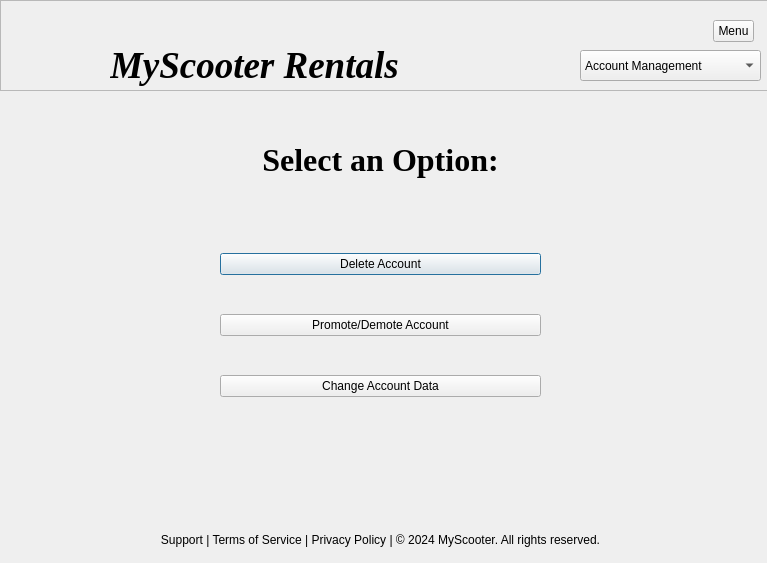
<?xml version="1.0" encoding="UTF-8"?>
<ui version="4.0">
 <class>accountmanagement</class>
 <widget class="QDialog" name="accountmanagement">
  <property name="geometry">
   <rect>
    <x>0</x>
    <y>0</y>
    <width>767</width>
    <height>563</height>
   </rect>
  </property>
  <property name="windowTitle">
   <string>Dialog</string>
  </property>
  <widget class="QFrame" name="frame">
   <property name="geometry">
    <rect>
     <x>0</x>
     <y>0</y>
     <width>771</width>
     <height>91</height>
    </rect>
   </property>
   <property name="frameShape">
    <enum>QFrame::StyledPanel</enum>
   </property>
   <property name="frameShadow">
    <enum>QFrame::Raised</enum>
   </property>
   <widget class="QLabel" name="label_2">
    <property name="geometry">
     <rect>
      <x>110</x>
      <y>40</y>
      <width>421</width>
      <height>50</height>
     </rect>
    </property>
    <property name="font">
     <font>
      <family>Times New Roman</family>
      <pointsize>28</pointsize>
      <italic>true</italic>
      <bold>true</bold>
     </font>
    </property>
    <property name="text">
     <string>MyScooter Rentals</string>
    </property>
   </widget>
   <widget class="QLabel" name="label">
    <property name="geometry">
     <rect>
      <x>10</x>
      <y>0</y>
      <width>81</width>
      <height>81</height>
     </rect>
    </property>
    <property name="text">
     <string/>
    </property>
    <property name="pixmap">
     <pixmap>../scooter.png</pixmap>
    </property>
    <property name="scaledContents">
     <bool>true</bool>
    </property>
    <property name="wordWrap">
     <bool>false</bool>
    </property>
   </widget>
   <widget class="QToolButton" name="toolButton">
    <property name="geometry">
     <rect>
      <x>713</x>
      <y>20</y>
      <width>41</width>
      <height>22</height>
     </rect>
    </property>
    <property name="text">
     <string>Menu</string>
    </property>
   </widget>
   <widget class="QComboBox" name="comboBox_3">
    <property name="geometry">
     <rect>
      <x>580</x>
      <y>50</y>
      <width>181</width>
      <height>31</height>
     </rect>
    </property>
    <property name="palette">
     <palette>
      <active>
       <colorrole role="WindowText">
        <brush brushstyle="SolidPattern">
         <color alpha="255">
          <red>255</red>
          <green>255</green>
          <blue>255</blue>
         </color>
        </brush>
       </colorrole>
      </active>
      <inactive>
       <colorrole role="WindowText">
        <brush brushstyle="SolidPattern">
         <color alpha="255">
          <red>255</red>
          <green>255</green>
          <blue>255</blue>
         </color>
        </brush>
       </colorrole>
      </inactive>
      <disabled/>
     </palette>
    </property>
    <item>
     <property name="text">
      <string>Account Management</string>
     </property>
    </item>
    <item>
     <property name="text">
      <string>Home</string>
     </property>
    </item>
    <item>
     <property name="text">
      <string>Add/Delete/Update a Scooter</string>
     </property>
    </item>
    <item>
     <property name="text">
      <string>Rental Requests</string>
     </property>
    </item>
    <item>
     <property name="text">
      <string>Log Out</string>
     </property>
    </item>
   </widget>
  </widget>
  <widget class="QWidget" name="verticalLayoutWidget">
   <property name="geometry">
    <rect>
     <x>220</x>
     <y>220</y>
     <width>321</width>
     <height>211</height>
    </rect>
   </property>
   <layout class="QVBoxLayout" name="verticalLayout">
    <item>
     <widget class="QPushButton" name="pushButton">
      <property name="text">
       <string>Delete Account</string>
      </property>
     </widget>
    </item>
    <item>
     <widget class="QPushButton" name="pushButton_2">
      <property name="text">
       <string>Promote/Demote Account</string>
      </property>
     </widget>
    </item>
    <item>
     <widget class="QPushButton" name="pushButton_4">
      <property name="text">
       <string>Change Account Data</string>
      </property>
     </widget>
    </item>
   </layout>
  </widget>
  <widget class="QLabel" name="label_5">
   <property name="geometry">
    <rect>
     <x>0</x>
     <y>139</y>
     <width>761</width>
     <height>41</height>
    </rect>
   </property>
   <property name="font">
    <font>
     <family>Times New Roman</family>
     <pointsize>24</pointsize>
     <italic>false</italic>
     <bold>true</bold>
    </font>
   </property>
   <property name="text">
    <string>Select an Option:</string>
   </property>
   <property name="alignment">
    <set>Qt::AlignCenter</set>
   </property>
  </widget>
  <widget class="QLabel" name="label_3">
   <property name="geometry">
    <rect>
     <x>0</x>
     <y>530</y>
     <width>761</width>
     <height>20</height>
    </rect>
   </property>
   <property name="text">
    <string>Support | Terms of Service | Privacy Policy | © 2024 MyScooter. All rights reserved.</string>
   </property>
   <property name="alignment">
    <set>Qt::AlignCenter</set>
   </property>
  </widget>
 </widget>
 <resources/>
 <connections/>
</ui>
